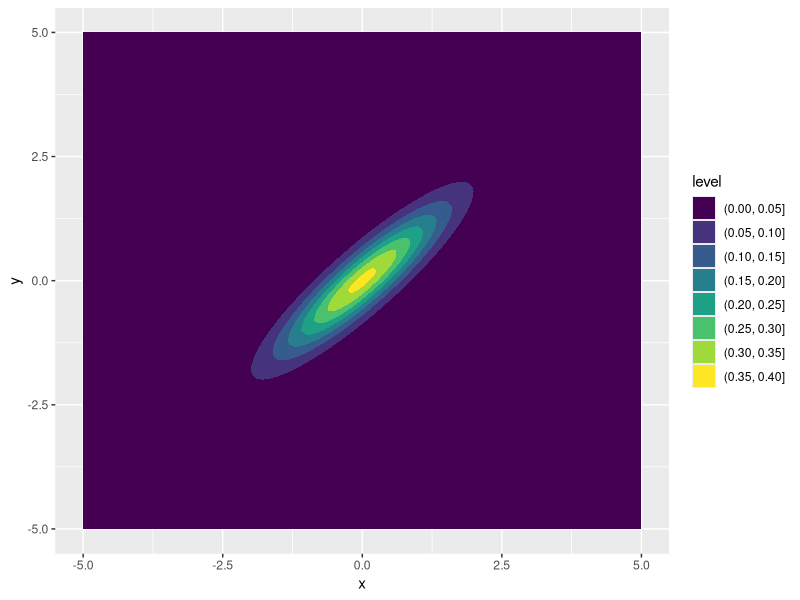
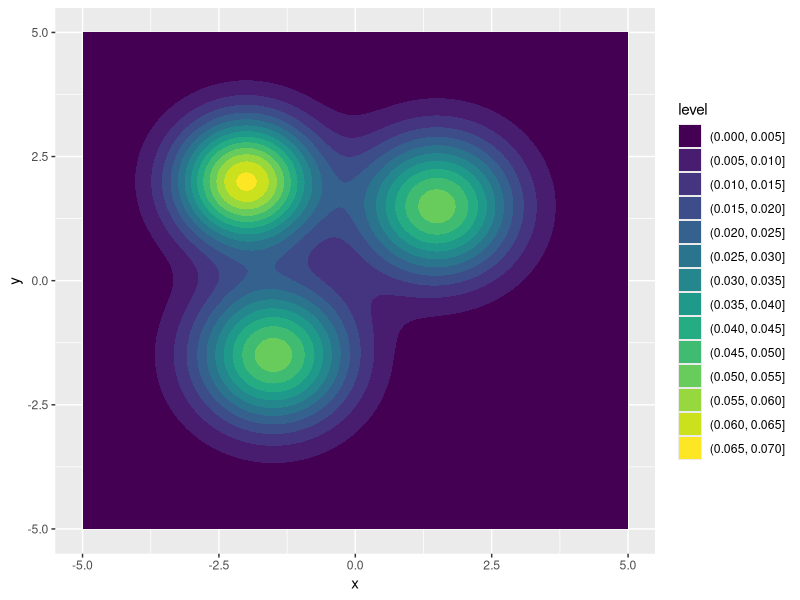
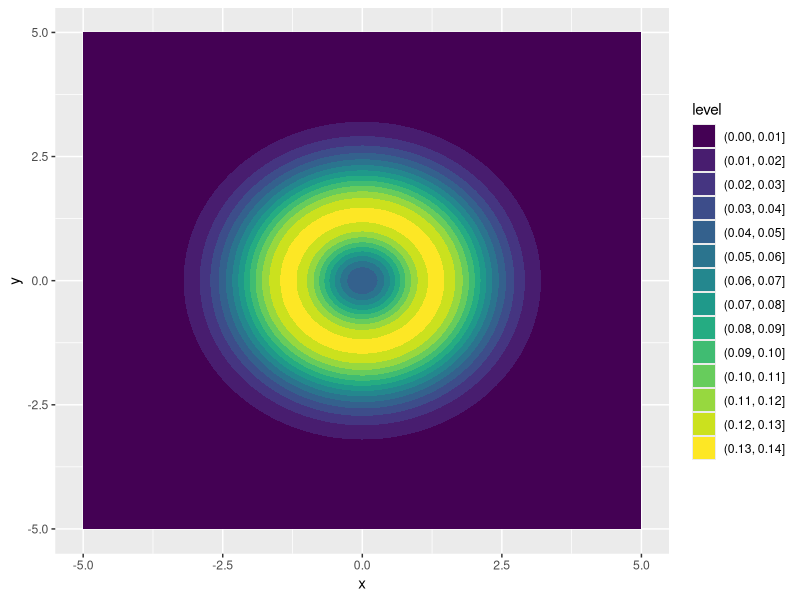
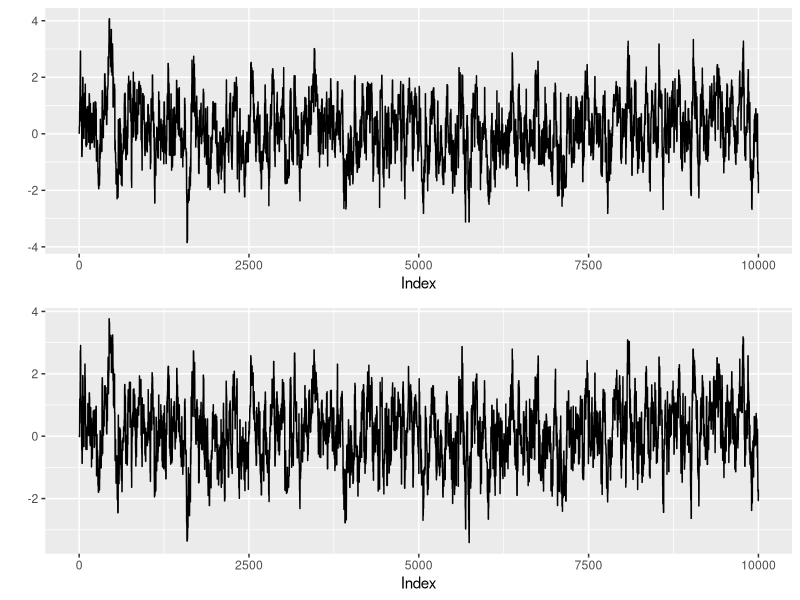
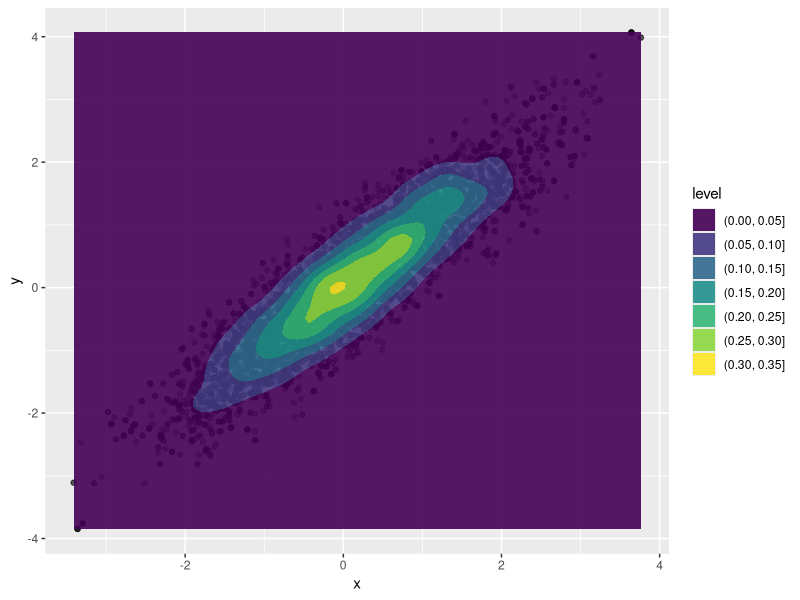
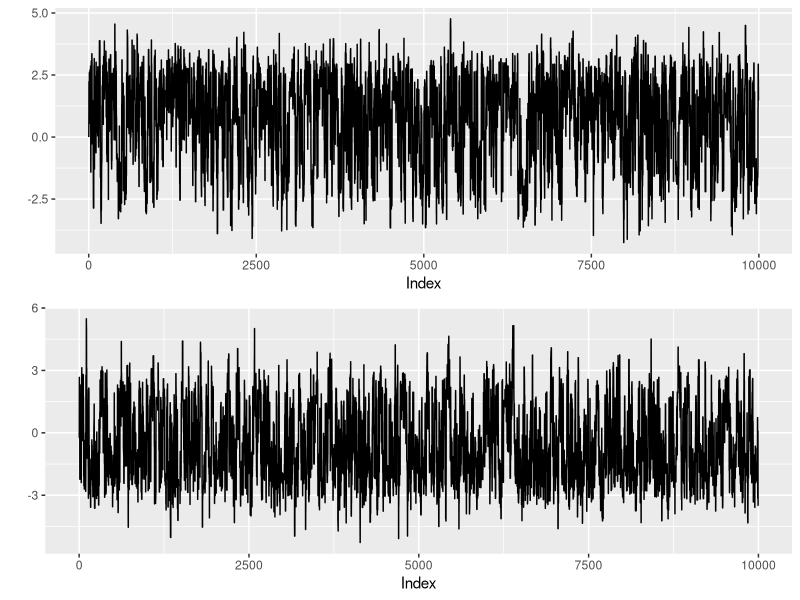
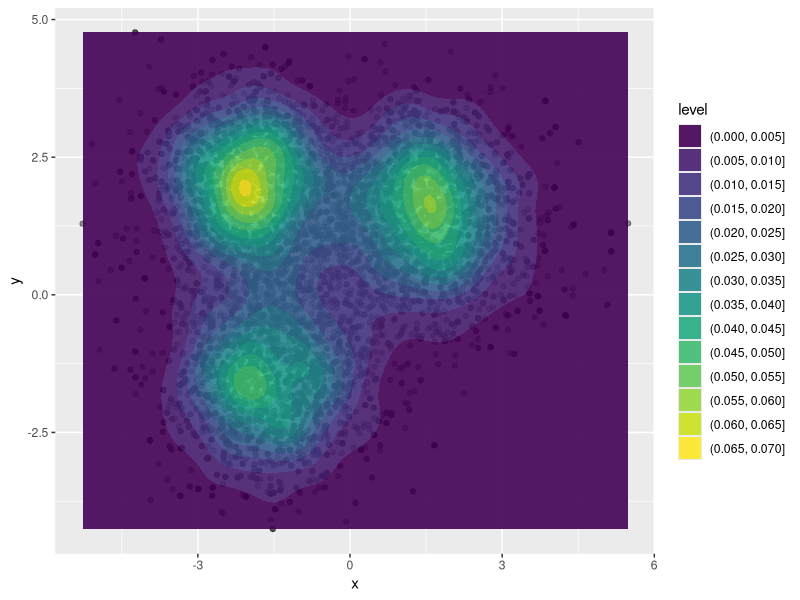
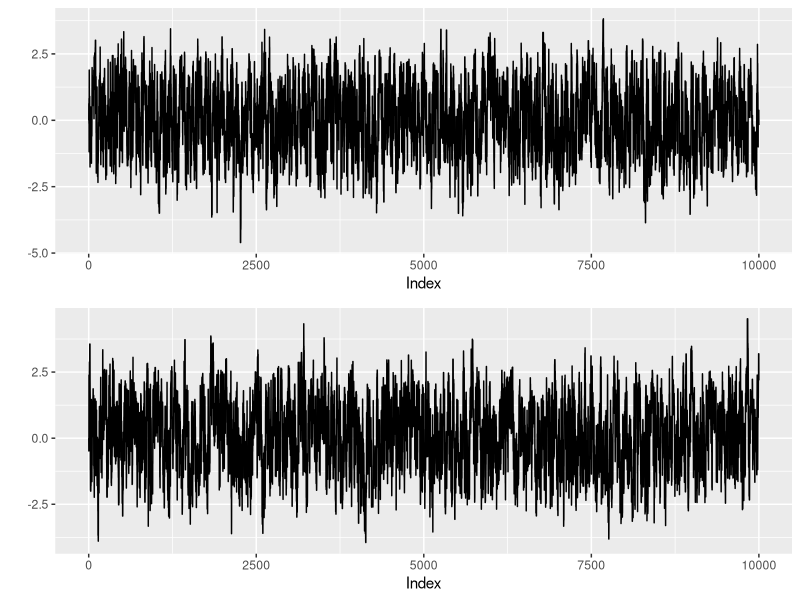

These charts were generated, in order, by the following R code: (Note: a time limit stopped this script after it produced the figures.)

library(ggplot2)

dStNorm <- function(x,log=TRUE){
  mvtnorm::dmvnorm(x,mean = rep(0,2),sigma = matrix(c(1,0.9,0.9,1),nrow=2,ncol=2),log = log)
}

gradient.dStNorm <-function(x){
  solve(matrix(c(1,0.9,0.9,1),nrow=2,ncol=2),x)
}

dMMod <- function(x,log=TRUE){
  means = matrix(c(-1.5,-1.5,1.5,1.5,-2,2),nrow = 2, ncol = 3)
  vars = c(1,1,0.8)
  weights = rep(1/3,3)
  res = 0 
  for (i  in seq(3)){
    res = res + weights[i]*mvtnorm::dmvnorm(x,mean = means[,i], sigma = diag(vars[i],nrow=2))
  }
  if (log){
    return(log(res))
  }else{
    return(res)
  }
}

gradient.dMMod <-function(x){
  means = matrix(c(-1.5,-1.5,1.5,1.5,-2,2),nrow = 2, ncol = 3)
  vars = c(1,1,0.8)
  weights = rep(1/3,3)
  res = 0 
  like = dMMod(x,log=FALSE)
  for (i in seq(3)){
    res = res + weights[i]*solve(diag(vars[i],nrow=2),means[,i]-x)*mvtnorm::dmvnorm(x,mean = means[,i], sigma = diag(vars[i],nrow=2))
  }
  return(res/like)
}

dVolcano <- function(x,log =TRUE){
  x = as.vector(x)
  if (log){
    log(1/(2*pi)*exp(-1/2*t(x)%*%x)*(t(x)%*%x + 0.25))
  }else
    1/(2*pi)*exp(-1/2*t(x)%*%x)*(t(x)%*%x + 0.25)
}

gradient.dVolcano <- function(x){
  x = as.vector(x)
  return(as.vector(-x + 2*x/(t(x)%*%x+0.25)))
}

plotdensity <- function(f){
  x = as.matrix(expand.grid(seq(-5,5,0.1),seq(-5,5,0.1)))
  y = numeric(nrow(x))
  for (i in seq(nrow(x))){
    y[i] = f(x[i,],log=FALSE)
  }
  ggplot(data.frame(x = x[,1],y=x[,2],z=y))  + 
    geom_contour_filled(aes(x=x,y=y,z=z))
}


plotdensity(dStNorm)

plotdensity(dMMod)

plotdensity(dVolcano)


dProp <- function(x,y,sigma = rep(0.5,2),log=TRUE){
  dnorm(x,mean = y, sd = sigma,log=log)
}

rProp <- function(y,sigma = rep(0.5,2),log=TRUE){
  rnorm(2, mean=y,sd = sigma)
}

MH <- function(init,dTar,dProp,rProp,nsamples=10000){
  eta = matrix(data = NA,nrow = nsamples, ncol = 2)
  acc.vec = numeric(nsamples)
  acc.prob = numeric(nsamples)
  eta[1,] = init$mu
  starttime = Sys.time()
  res = list()
  pb <- txtProgressBar(min = 0, max = nsamples, style = 3)
  for (i in seq(2,nsamples)){
    setTxtProgressBar(pb, i)
    eta.new = rProp(y = eta[i-1,],init$sigma)
    acc.prob[i] = min(1,exp(dTar(eta.new)  - dTar(eta[i-1,])))
    if (runif(1) < acc.prob[i]){
      eta[i,] = eta.new
      acc.vec[i] = T
    }else{
      eta[i,] = eta[i-1,]
      acc.vec[i] = F
    }
  }
  res$eta = eta
  res$acc.vec = acc.vec
  res$acc.prob = acc.prob
  return(res)
}

langevinMH <- function(init,dTar,dProp,rProp,grad,nsamples=10000){
  eta = matrix(data = NA,nrow = nsamples, ncol = 2)
  acc.vec = numeric(nsamples)
  acc.prob = numeric(nsamples)
  eta[1,] = init$mu
  starttime = Sys.time()
  res = list()
  pb <- txtProgressBar(min = 0, max = nsamples, style = 3)
  for (i in seq(2,nsamples)){
    setTxtProgressBar(pb, i)
    eta.new = rProp(y = eta[i-1,] + init$sigma^2/2*grad(eta[i-1,]),init$sigma)
    acc.prob[i] = min(1,exp(dTar(eta.new) + dProp(x = eta[i-1,], y = eta.new+init$sigma^2/2*grad(eta.new),sigma = init$sigma)  - dTar(eta[i-1,]) - dProp(x = eta.new, y = eta[i-1,]+init$sigma^2/2*grad(eta[i-1,]), sigma = init$sigma)))
    if (runif(1) < acc.prob[i]){
      eta[i,] = eta.new
      acc.vec[i] = T
    }else{
      eta[i,] = eta[i-1,]
      acc.vec[i] = F
    }
  }
  res$eta = eta
  res$acc.vec = acc.vec
  res$acc.prob = acc.prob
  return(res)
}


hamiltonianMH <- function(init,dTar,dProp,rProp,grad,epsilon,steps,nsamples=10000){
  eta = matrix(data = NA,nrow = nsamples, ncol = 2)
  acc.vec = numeric(nsamples)
  acc.prob = numeric(nsamples)
  eta[1,] = init$mu
  starttime = Sys.time()
  res = list()
  pb <- txtProgressBar(min = 0, max = nsamples, style = 3)
  for (i in seq(2,nsamples)){
    setTxtProgressBar(pb, i)
    eta.new = rProp(y = eta[i-1,],init$sigma)
    p.new = rnorm(n = length(eta.new),mean=0,sd = 1)
    p.init = p.new
    for (j in seq(steps)){
      p.new = p.new - epsilon/2*grad(eta.new)
      eta.new = eta.new + epsilon*p.new
      p.new = p.new - epsilon/2*grad(eta.new)
    }
    p.new = -p.new
    acc.prob[i] = min(1,exp(dTar(eta.new) - dTar(eta[i-1,]) + sum(p.init^2)/2 - sum(p.new^2)/2))
    if (is.nan(acc.prob[i])){
      acc.prob[i]=0
    }
    if (runif(1) < acc.prob[i]){
      eta[i,] = eta.new
      acc.vec[i] = T
    }else{
      eta[i,] = eta[i-1,]
      acc.vec[i] = F
    }
  }
  res$eta = eta
  res$acc.vec = acc.vec
  res$acc.prob = acc.prob
  return(res)
}

plottrace <- function(eta){
  t2 <- ggplot(data.frame(x=seq(nrow(eta)),y=eta[,1]))+
    geom_path(aes(x=x,y=y)) + 
    labs(x="Index",y="")
  t1 <- ggplot(data.frame(x = seq(nrow(eta)),y=eta[,2]))+
    geom_path(aes(x=x,y=y)) + 
    labs(x="Index",y="")
  gridExtra::grid.arrange(t1,t2)
}

plothist <- function(eta){
  ggplot(data.frame(x = eta[,1],y = eta[,2]),aes(x=x,y=y))+
    geom_point(alpha =0.4) + 
    geom_density_2d_filled(alpha = 0.9) 
}



### Metropolis-Hastings MH

# Standard Normal MH
init = list(mu = c(0,0),sigma = rep(0.7,2))
res_StNorm = MH(init, dStNorm, dProp, rProp, nsamples=10000)
plottrace(res_StNorm$eta)
plothist(res_StNorm$eta)


# Multimodal Normal MH
init = list(mu = c(0,0),sigma = rep(1.5,2))
res_MMod = MH(init, dMMod, dProp, rProp, nsamples=10000)
plottrace(res_MMod$eta)
plothist(res_MMod$eta)


# Volcano MH
init = list(mu =c(0,0),sigma = rep(1,2))
res_Volcano = MH(init, dVolcano, dProp, rProp, nsamples=10000)
plottrace(res_Volcano$eta)
plothist(res_Volcano$eta)


### Langevin MH

# Standard Normal Langevin MH
init = list(mu = c(0,0),sigma = rep(0.3,2))
res_StNorm = langevinMH(init, dStNorm, dProp, rProp,gradient.dStNorm, nsamples=10000)
plottrace(res_StNorm$eta)
plothist(res_StNorm$eta)


# Multimodal Normal Langevin MH
init = list(mu = c(0,0),sigma = rep(0.9,2))
res_MMod = langevinMH(init, dMMod, dProp, rProp,gradient.dMMod, nsamples=10000)
plottrace(res_MMod$eta)
plothist(res_MMod$eta)


# Volcano Langevin MH
init = list(mu =c(0,0),sigma = rep(0.8,2))
res_Volcano = langevinMH(init, dVolcano, dProp, rProp,gradient.dVolcano, nsamples=10000)
plottrace(res_Volcano$eta)
plothist(res_Volcano$eta)



### Hamiltonian MH

# Standard Normal Hamiltonian MH
init = list(mu = c(0,0),sigma = rep(0.3,2))
res_StNorm = hamiltonianMH(init, dStNorm, dProp, rProp,gradient.dStNorm,epsilon=0.1,steps=10,nsamples=10000)
plottrace(res_StNorm$eta)
plothist(res_StNorm$eta)


# Multimodal Normal Hamiltonian MH
init = list(mu = c(0,0),sigma = rep(0.9,2))
res_MMod = hamiltonianMH(init, dMMod, dProp, rProp,gradient.dMMod,epsilon=0.2,steps=15, nsamples=10000)
plottrace(res_MMod$eta)
plothist(res_MMod$eta)


# Volcano Hamiltonian MH
init = list(mu =c(0,0),sigma = rep(0.8,2))
res_Volcano = hamiltonianMH(init, dVolcano, dProp, rProp,gradient.dVolcano,epsilon=0.08,steps=17, nsamples=10000)
plottrace(res_Volcano$eta)
plothist(res_Volcano$eta)
